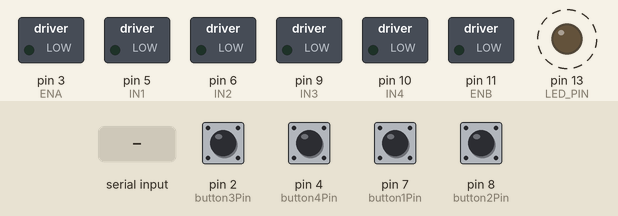
The sketch below on a simulated Arduino Leonardo, built with avr-gcc and run on an emulated ATmega32U4. Parts: switched loads named in the sketch (green lamp = pin HIGH), output pins drawn as LEDs (lit = HIGH). Dashed ring = blinking. The test bench sets the inputs (shaded band); at power-on: pin 2 (button3Pin), pin 4 (button4Pin), pin 7 (button1Pin), pin 8 (button2Pin) HIGH. What the sketch prints to the serial monitor is not drawn.

Above: at 1.2 s.
1.3 s: pin 2 (button3Pin) pulled LOW for 0.15 s
4.3 s: "L,1\n" received over Serial
Timing chart, 0 to 13.3 s (numbered marks = the images above; inputs shaded):
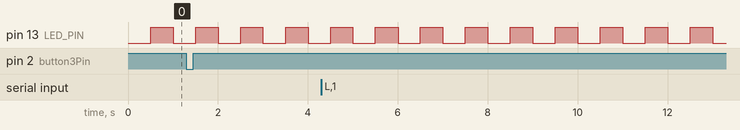

Measured:
- by itself, pin 13 (LED_PIN): alternates HIGH for 0.50 s and LOW for 0.50 s

The sketch:

motor_control_serial.ino
```cpp
/*
Simple Serial Motor Control for Arduino Leonardo
Communicates with ROS2 via serial protocol

Protocol: "L<pwm>,R<pwm>\n"
Example: "L150,R-100\n" (Left motor 150 PWM, Right motor -100 PWM)
*/

// Motor pins
const int ENA = 3, IN1 = 5, IN2 = 6;    // Left motors
const int ENB = 11, IN3 = 9, IN4 = 10;  // Right motors
const int LED_PIN = 13;
const int button1Pin = 7;
const int button2Pin = 8;
const int button3Pin = 2;
const int button4Pin = 4;

// Motor control variables
int left_pwm = 0;
int right_pwm = 0;
unsigned long last_command_time = 0;
const unsigned long TIMEOUT_MS = 1000; // Stop motors if no command for 1 second

// Button variables
int last_btn1_state = HIGH;
int last_btn2_state = HIGH;
int last_btn3_state = HIGH;
int last_btn4_state = HIGH;
unsigned long last_button_check = 0;
const unsigned long BUTTON_CHECK_INTERVAL = 50; // Check buttons every 50ms

// Serial communication
String input_string = "";
bool string_complete = false;

void setup() {
  // Initialize motor pins
  pinMode(ENA, OUTPUT); pinMode(IN1, OUTPUT); pinMode(IN2, OUTPUT);
  pinMode(ENB, OUTPUT); pinMode(IN3, OUTPUT); pinMode(IN4, OUTPUT);
  pinMode(LED_PIN, OUTPUT);
  pinMode(button1Pin, INPUT_PULLUP);
  pinMode(button2Pin, INPUT_PULLUP);
  pinMode(button3Pin, INPUT_PULLUP);
  pinMode(button4Pin, INPUT_PULLUP);

  // Stop motors initially
  stopMotors();

  // Initialize serial communication
  Serial.begin(115200);
  Serial.println("Arduino Motor Controller Ready");
  Serial.println("Protocol: L<pwm>,R<pwm>");
  Serial.println("Example: L150,R-100");

  // Reserve string space
  input_string.reserve(50);

  // LED on to show ready
  digitalWrite(LED_PIN, HIGH);
}

void loop() {
  // Handle serial input for motor commands
  while (Serial.available()) {
    char incoming_char = (char)Serial.read();

    if (incoming_char == '\n') {
      string_complete = true;
    } else {
      input_string += incoming_char;
    }
  }

  // Check for serial commands
  if (string_complete) {
    processCommand(input_string);
    input_string = "";
    string_complete = false;
  }

  // Safety timeout - stop motors if no command received
  if (millis() - last_command_time > TIMEOUT_MS) {
    if (left_pwm != 0 || right_pwm != 0) {
      stopMotors();
      left_pwm = 0;
      right_pwm = 0;
      // Silent timeout - don't print to avoid interfering with button data
    }
  }

  // Check buttons periodically and send only when state changes
  if (millis() - last_button_check > BUTTON_CHECK_INTERVAL) {
    checkButtons();
    last_button_check = millis();
  }

  // Heartbeat LED
  digitalWrite(LED_PIN, (millis() / 500) % 2);

  delay(5); // Reduced delay for better responsiveness
}

void checkButtons() {
  // Read current button states
  int btn1 = digitalRead(button1Pin);
  int btn2 = digitalRead(button2Pin);
  int btn3 = digitalRead(button3Pin);
  int btn4 = digitalRead(button4Pin);

  // Check if any button state changed
  if (btn1 != last_btn1_state || btn2 != last_btn2_state ||
      btn3 != last_btn3_state || btn4 != last_btn4_state) {

    // Send button status (LOW = pressed = 1, HIGH = not pressed = 0)
    Serial.print("BTN1:");
    Serial.print(btn1 == LOW ? 1 : 0);
    Serial.print(";BTN2:");
    Serial.print(btn2 == LOW ? 1 : 0);
    Serial.print(";BTN3:");
    Serial.print(btn3 == LOW ? 1 : 0);
    Serial.print(";BTN4:");
    Serial.print(btn4 == LOW ? 1 : 0);
    Serial.println(";");

    // Update last states
    last_btn1_state = btn1;
    last_btn2_state = btn2;
    last_btn3_state = btn3;
    last_btn4_state = btn4;
  }
}

void processCommand(String command) {
  command.trim();

  // Parse command: L<pwm>,R<pwm>
  int comma_index = command.indexOf(',');
  if (comma_index == -1) {
    Serial.println("ERROR: Invalid format. Use L<pwm>,R<pwm>");
    return;
  }

  String left_part = command.substring(0, comma_index);
  String right_part = command.substring(comma_index + 1);

  // Extract PWM values
  if (left_part.startsWith("L") && right_part.startsWith("R")) {
    int new_left_pwm = left_part.substring(1).toInt();
    int new_right_pwm = right_part.substring(1).toInt();

    // Constrain values
    new_left_pwm = constrain(new_left_pwm, -255, 255);
    new_right_pwm = constrain(new_right_pwm, -255, 255);

    // Apply motor commands
    left_pwm = new_left_pwm;
    right_pwm = new_right_pwm;

    controlLeftMotors(left_pwm);
    controlRightMotors(right_pwm);

    last_command_time = millis();

    // Send confirmation
    Serial.print("OK: L");
    Serial.print(left_pwm);
    Serial.print(",R");
    Serial.println(right_pwm);
  } else {
    Serial.println("ERROR: Invalid format. Use L<pwm>,R<pwm>");
  }
}

void controlLeftMotors(int pwm) {
  if (pwm > 0) {
    // Forward
    digitalWrite(IN1, HIGH);
    digitalWrite(IN2, LOW);
    analogWrite(ENA, pwm);
  } else if (pwm < 0) {
    // Backward
    digitalWrite(IN1, LOW);
    digitalWrite(IN2, HIGH);
    analogWrite(ENA, -pwm);
  } else {
    // Stop
    digitalWrite(IN1, LOW);
    digitalWrite(IN2, LOW);
    analogWrite(ENA, 0);
  }
}

void controlRightMotors(int pwm) {
  if (pwm > 0) {
    // Forward
    digitalWrite(IN3, HIGH);
    digitalWrite(IN4, LOW);
    analogWrite(ENB, pwm);
  } else if (pwm < 0) {
    // Backward
    digitalWrite(IN3, LOW);
    digitalWrite(IN4, HIGH);
    analogWrite(ENB, -pwm);
  } else {
    // Stop
    digitalWrite(IN3, LOW);
    digitalWrite(IN4, LOW);
    analogWrite(ENB, 0);
  }
}

void stopMotors() {
  digitalWrite(IN1, LOW); digitalWrite(IN2, LOW); analogWrite(ENA, 0);
  digitalWrite(IN3, LOW); digitalWrite(IN4, LOW); analogWrite(ENB, 0);
}
```
